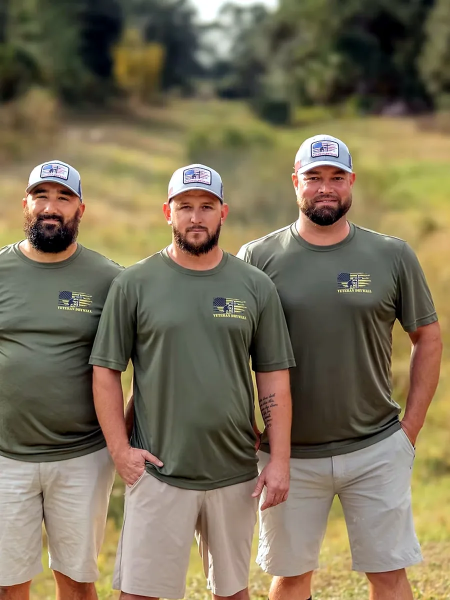
#> input picture assets/images/webp/veteran-drywall-crew-mobile-900x1200.webp, 900 x 1200 px, found by its file name (shown at 1/2 size)
$ python make_og.py
#> lines starting #> are read from the running program, lines starting #| are printed output that depends on the picture
"""Regenerates assets/images/og/veteran-drywall-og-v11.jpg (1200x630 social preview)."""
from PIL import Image, ImageDraw, ImageFont
W,H=1200,630
bg=Image.new('RGB',(W,H),(10,21,40))
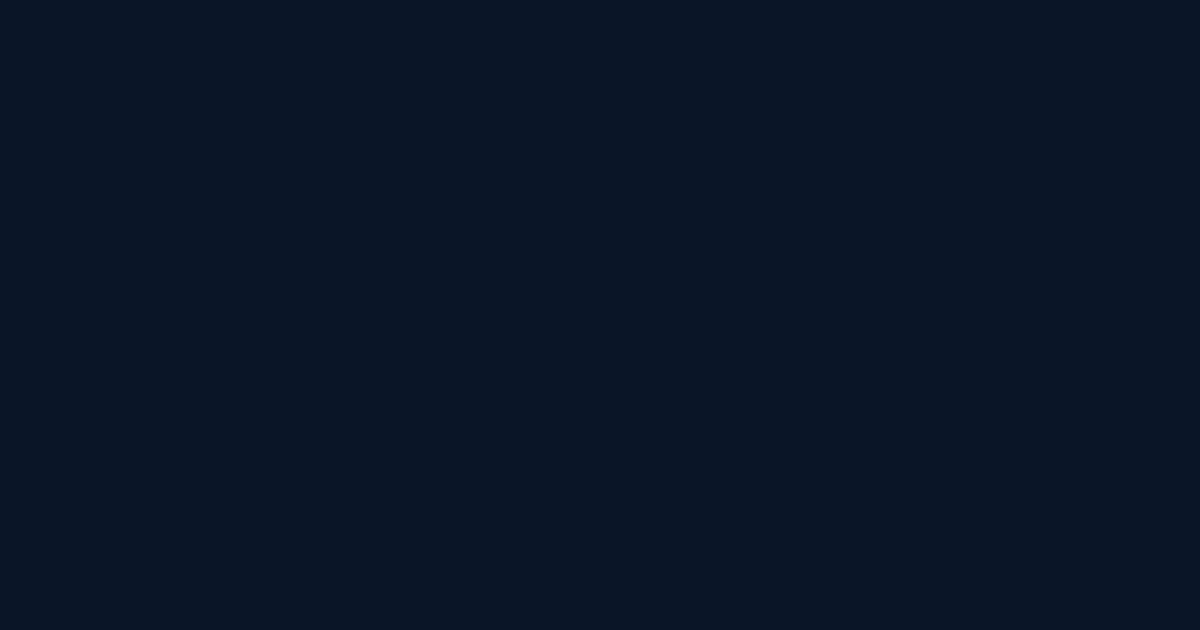
#> bg: PIL image 1200x630 RGB; mean R, G, B 10, 21, 40
crew=Image.open('assets/images/webp/veteran-drywall-crew-mobile-900x1200.webp').convert('RGB')
#> crew is the input picture: PIL image 900x1200 RGB; mean R, G, B 122.9, 112, 88.1
ph_w=560; c=crew.resize((ph_w,int(ph_w*crew.height/crew.width)))
top=min(int(c.height*0.06), c.height-H); c=c.crop((0,top,ph_w,top+H))
#> after `top = min(int(c.height * 0.06), c.height - H)`: top = 44
#> after `c = c.crop((0, top, ph_w, top + H))`:
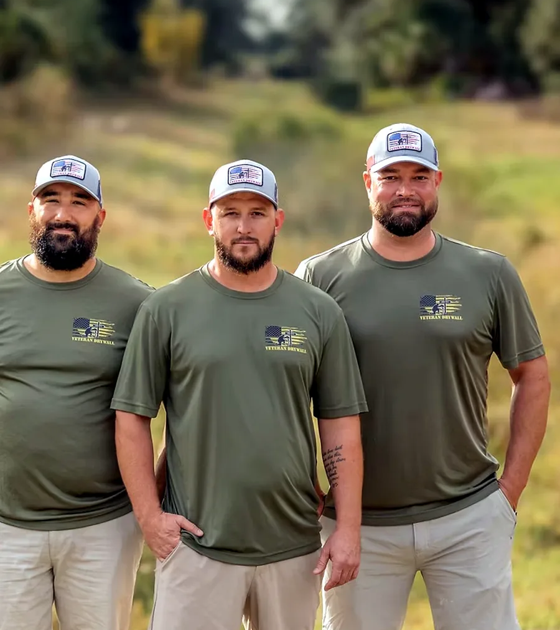
#> c: PIL image 560x630 RGB; mean R, G, B 119.4, 109, 85.5
bg.paste(c,(W-ph_w,0))
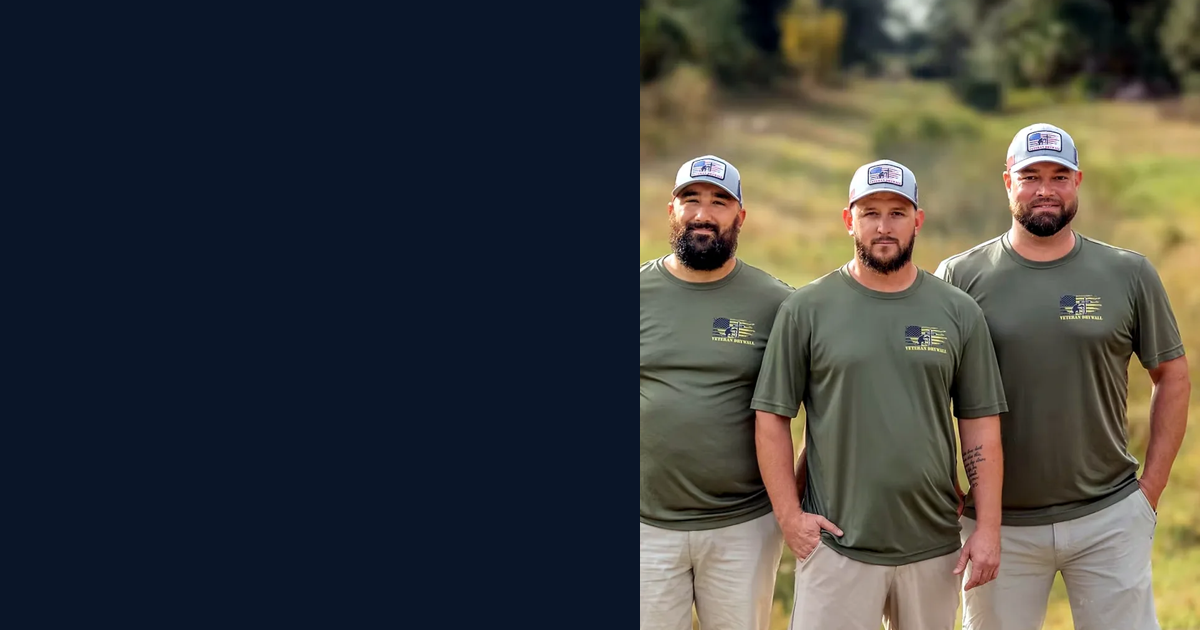
#> bg: PIL image 1200x630 RGB; mean R, G, B 61.1, 62.1, 61.2
fw=110
g=Image.linear_gradient('L').rotate(90,expand=True).resize((fw,H))
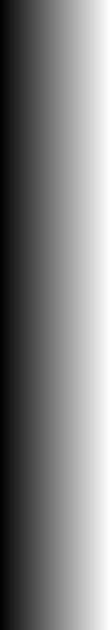
#> g: PIL image 110x630 L; min 1, max 254, mean 127.5
region=bg.crop((W-ph_w,0,W-ph_w+fw,H)); navy=Image.new('RGB',(fw,H),(10,21,40))
#> after `region = bg.crop((W - ph_w, 0, W - ph_w + fw, H))`:
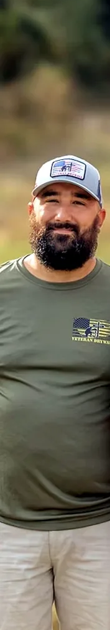
#> region: PIL image 110x630 RGB; mean R, G, B 113.6, 106.6, 88.3
#> after `navy = Image.new('RGB', (fw, H), (10, 21, 40))`:
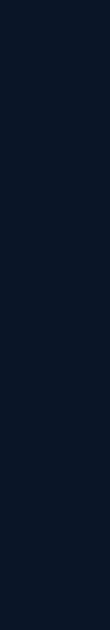
#> navy: PIL image 110x630 RGB; mean R, G, B 10, 21, 40
bg.paste(Image.composite(region,navy,g),(W-ph_w,0))
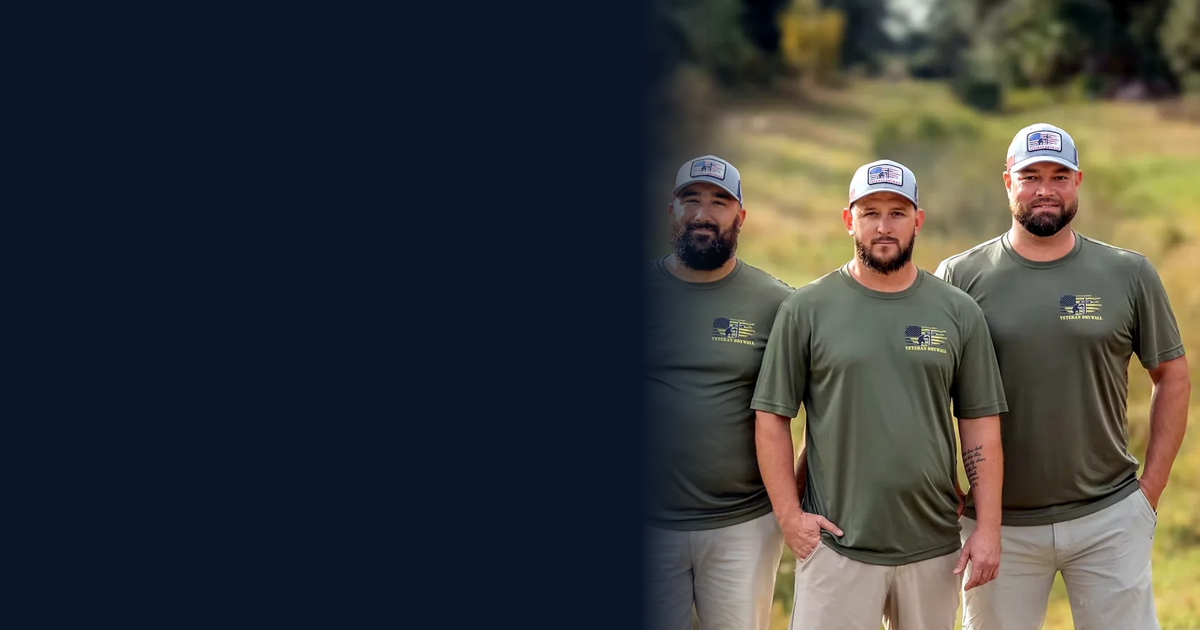
#> bg: PIL image 1200x630 RGB; mean R, G, B 56.1, 57.9, 58.9
d=ImageDraw.Draw(bg)
F='/usr/share/fonts/truetype/google-fonts/'
bold=lambda s: ImageFont.truetype(F+'Poppins-Bold.ttf',s); med=lambda s: ImageFont.truetype(F+'Poppins-Medium.ttf',s)
gold=(242,178,51)
#> (the run stopped early here; a loop or call above may not have finished)

$ run again, with assets/images/webp/drywall-window-scaffold-finishing-project.webp copied over assets/images/webp/veteran-drywall-crew-mobile-900x1200.webp
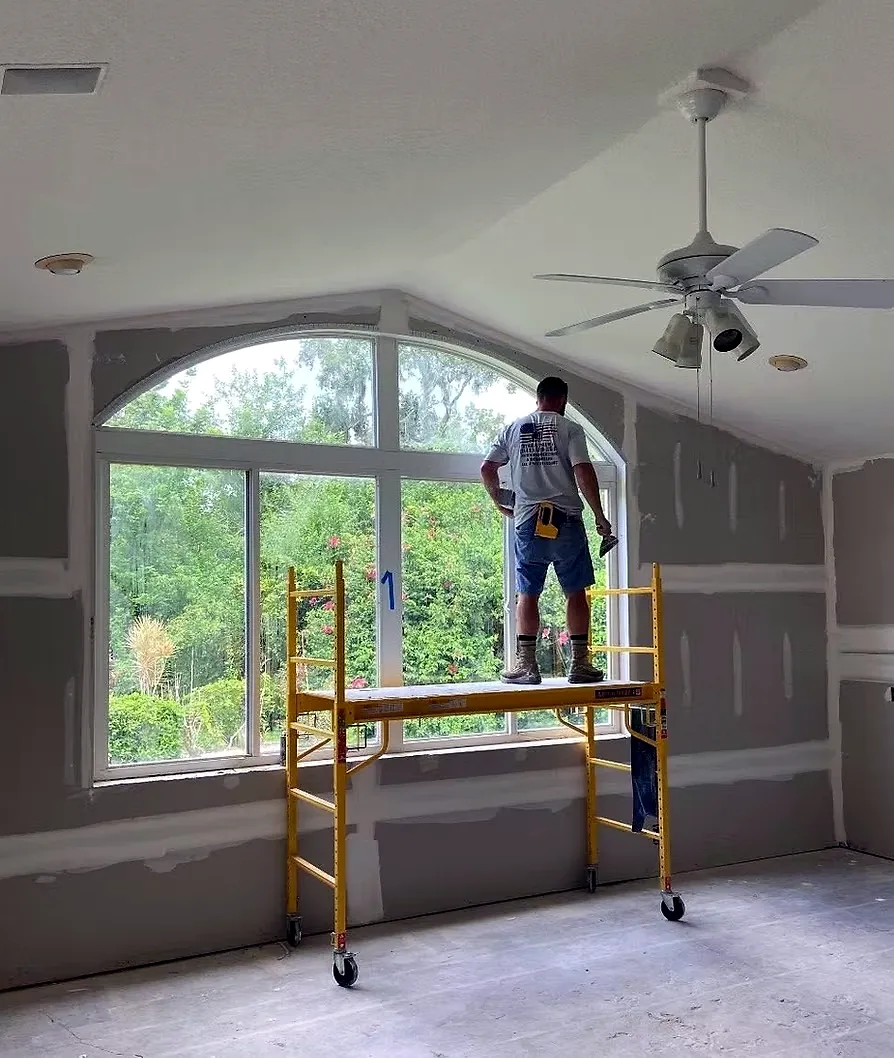
#> input picture assets/images/webp/drywall-window-scaffold-finishing-project.webp, 894 x 1058 px, found by its file name
#> crew is the input picture: PIL image 894x1058 RGB; mean R, G, B 124.3, 124.4, 119.5
#> `region = bg.crop((W - ph_w, 0, W - ph_w + fw, H))`:
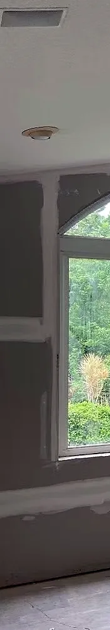
#> region: PIL image 110x630 RGB; mean R, G, B 105.5, 105.2, 98.8
#> `bg.paste(Image.composite(region,navy,g),(W-ph_w,0))`:
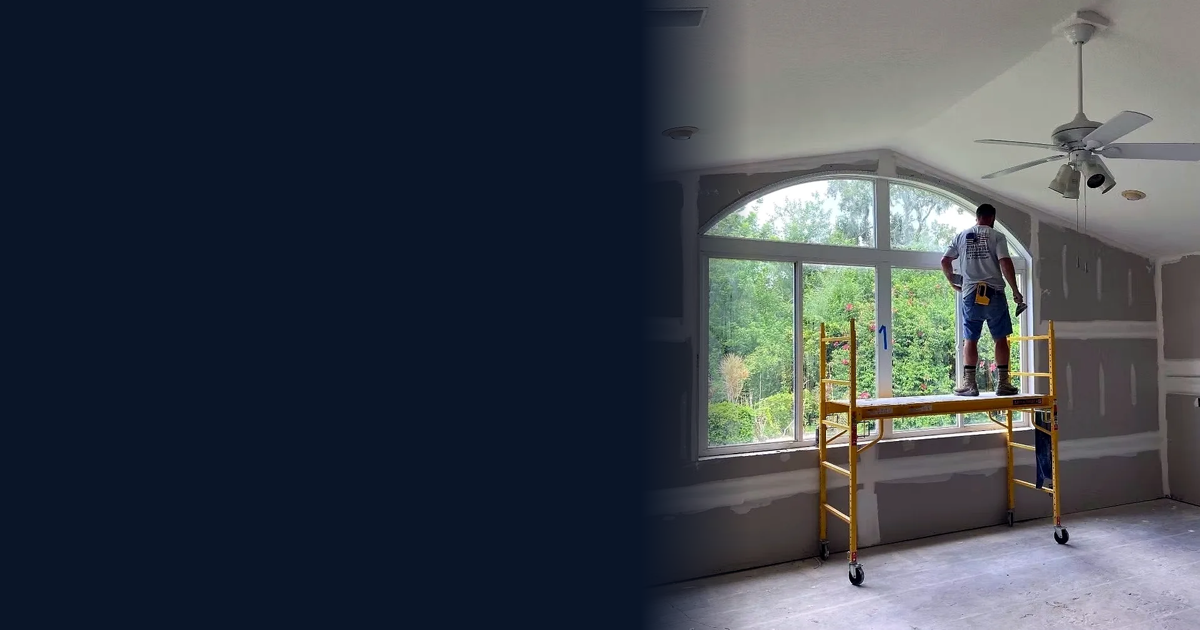
#> bg: PIL image 1200x630 RGB; mean R, G, B 59.2, 65.9, 74.8

$ run again, with assets/images/webp/interior-painting-drywall-finishing.webp copied over assets/images/webp/veteran-drywall-crew-mobile-900x1200.webp
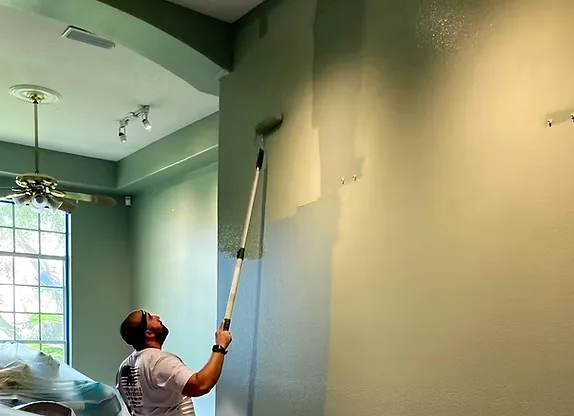
#> input picture assets/images/webp/interior-painting-drywall-finishing.webp, 574 x 416 px, found by its file name
#> crew is the input picture: PIL image 574x416 RGB; mean R, G, B 148.9, 148.8, 116.1
#> `region = bg.crop((W - ph_w, 0, W - ph_w + fw, H))`:
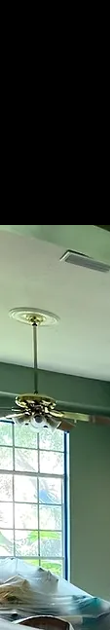
#> region: PIL image 110x630 RGB; mean R, G, B 90.1, 102.8, 91.5
#> `bg.paste(Image.composite(region,navy,g),(W-ph_w,0))`:
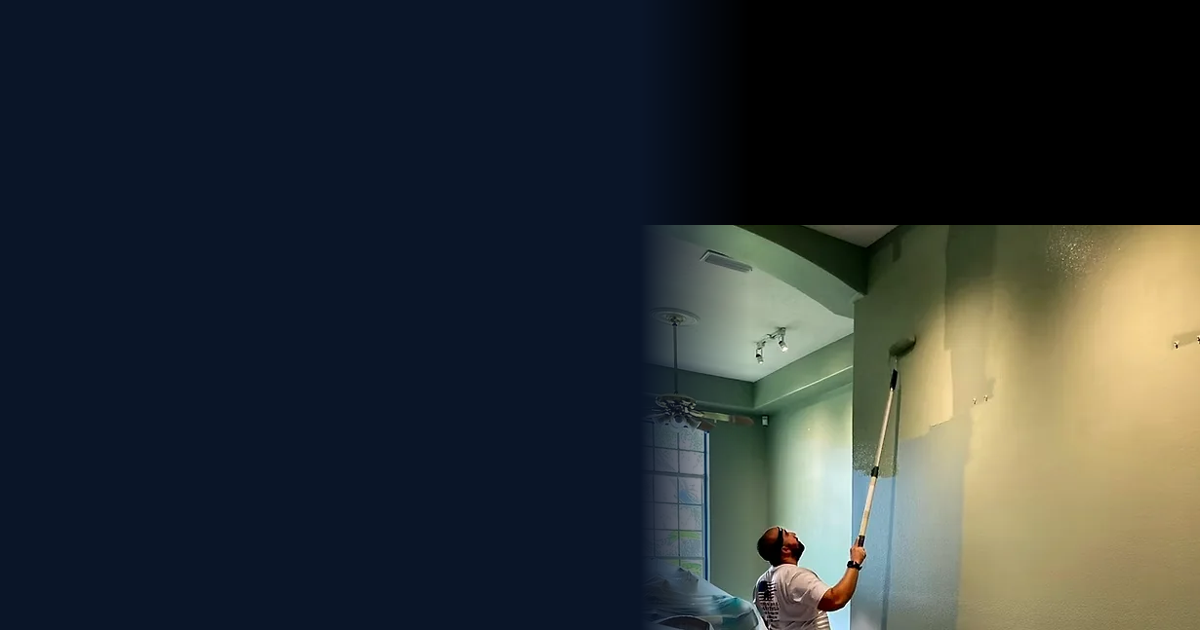
#> bg: PIL image 1200x630 RGB; mean R, G, B 45.9, 51.7, 53.4

$ run again, with assets/images/webp/interior-remodel-framing-prep.webp copied over assets/images/webp/veteran-drywall-crew-mobile-900x1200.webp
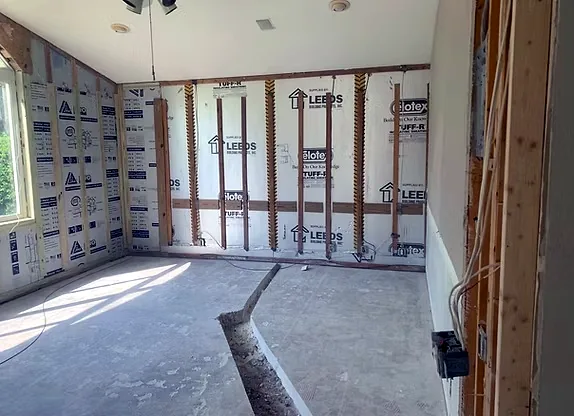
#> input picture assets/images/webp/interior-remodel-framing-prep.webp, 574 x 416 px, found by its file name
#> crew is the input picture: PIL image 574x416 RGB; mean R, G, B 127.7, 126.7, 129.9
#> `bg.paste(Image.composite(region,navy,g),(W-ph_w,0))`:
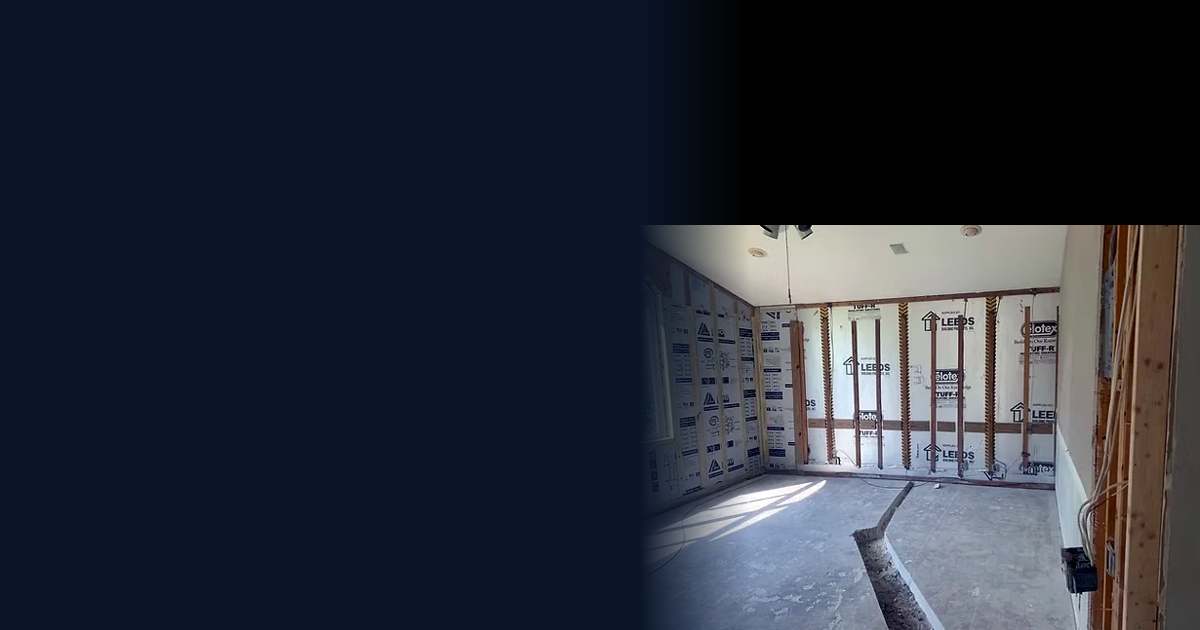
#> bg: PIL image 1200x630 RGB; mean R, G, B 40.1, 46.1, 57.9
